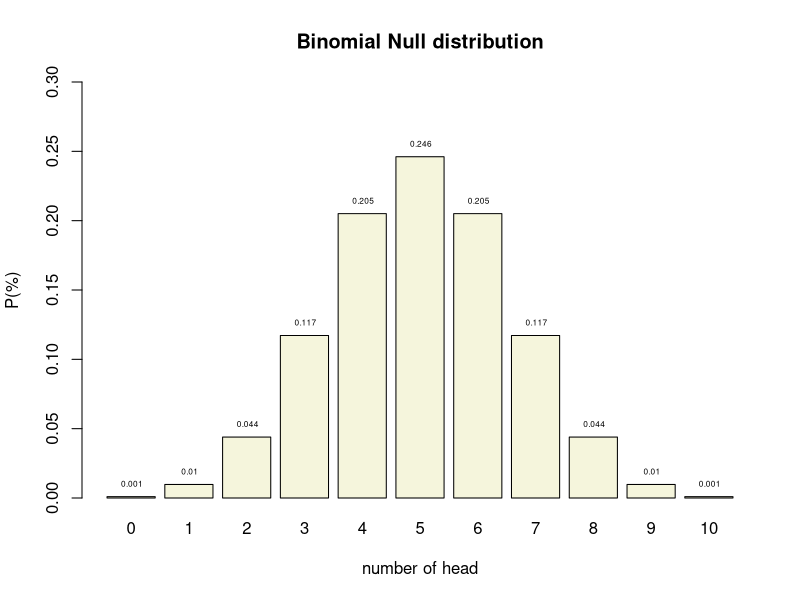
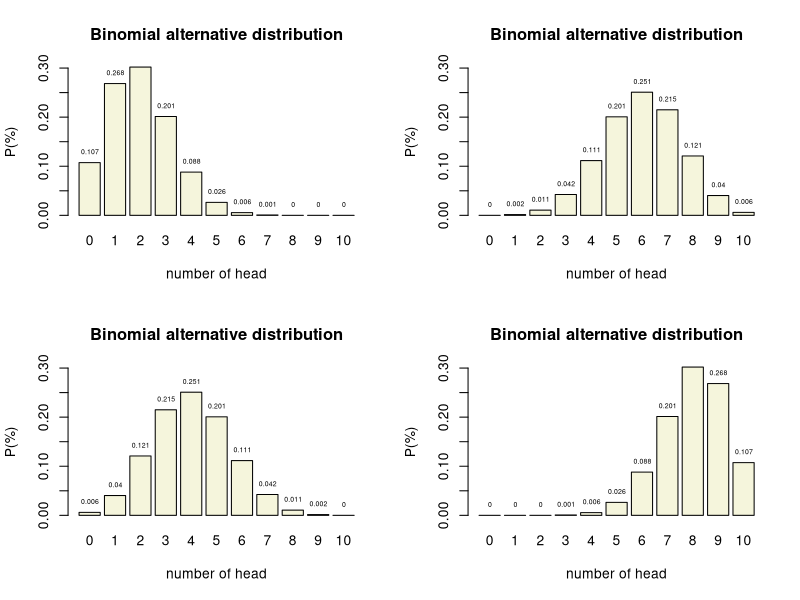
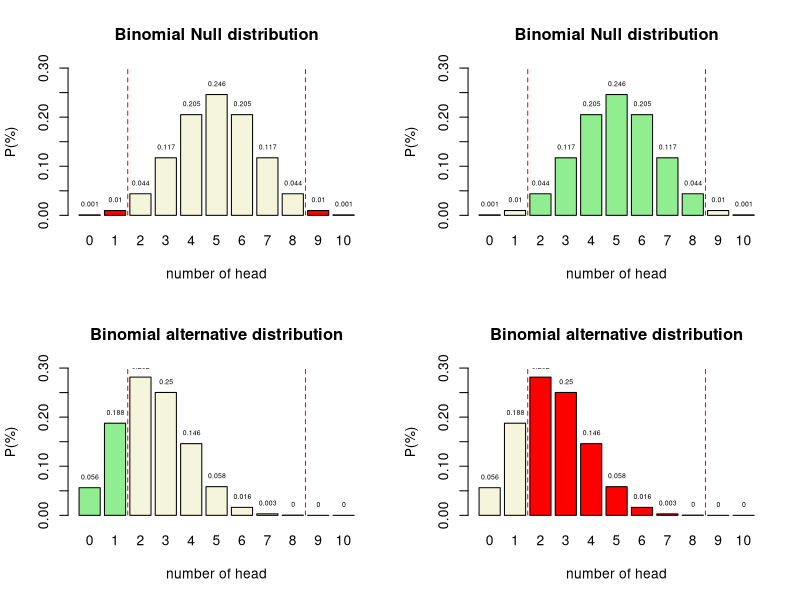
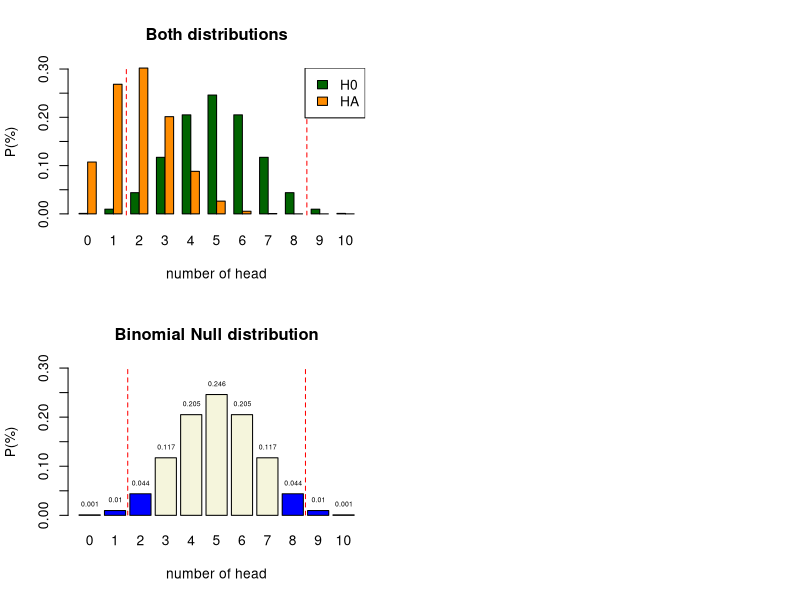
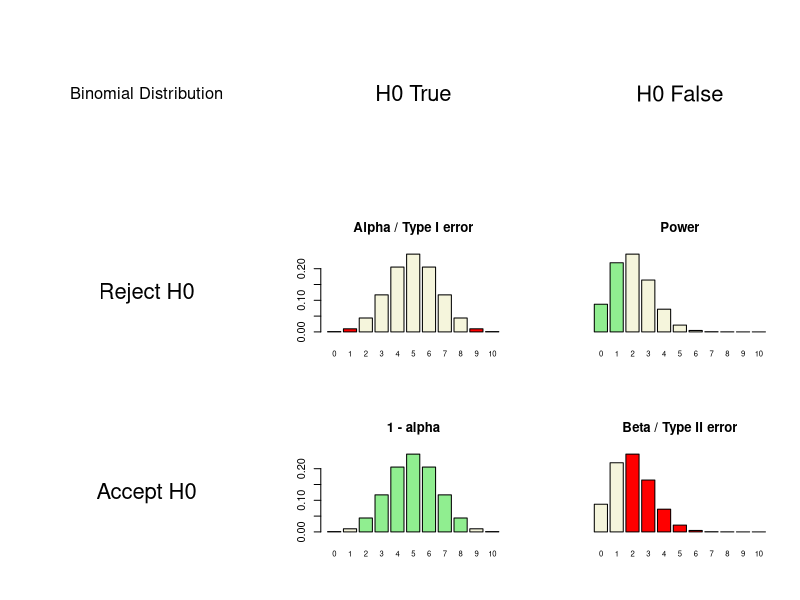

These charts were generated, in order, by the following R code:
## ---- chunk 1
#| output-location: slide

n = 10   # Sample size
k = 0:n  # Discrete probability space
p = .5   # Probability of head

munt = 0:1

permutations = factorial(n) / ( factorial(k) * factorial(n-k) )
# permutations

p_k  = p^k * (1-p)^(n-k)  # Probability of single event
p_kp = p_k * permutations # Probability of event times 
                          # the occurrence of that event

title = "Binomial Null distribution"

# col=c(rep("red",2),rep("beige",7),rep("red",2))

barplot( p_kp, 
         main=title, 
         names.arg=0:n, 
         xlab="number of head", 
         ylab="P(%)", 
         col='beige',
         ylim=c(0,.3) )

# abline(v = c(2.5,10.9), lty=2, col='red')

text(.6:10.6*1.2,p_kp,round(p_kp,3),pos=3,cex=.5)
## ---- chunk 2

# n = 10   # Sample size
# k = 0:10 # Discrete probability space
prob = c(.2, .4, .6, .8)  # Probability of head

layout(matrix(1:4, 2,2)) 

for(p in prob) {
permutations = factorial(n) / ( factorial(k) * factorial(n-k) )

p_k2  = p^k  * (1-p)^(n-k)  # Probability of single event
p_kp2 = p_k2 * permutations # Probability of event times 
                            # the occurrence of that event

title = "Binomial alternative distribution"

col=c(rep("red",2),rep("beige",7),rep("red",2))

barplot( p_kp2, 
         main=title, 
         names.arg=0:10, 
         xlab="number of head", 
         ylab="P(%)", 
         beside=TRUE,
         col="beige",
         ylim=c(0,.3) 
         )

# abline(v = c(2.5,10.9), lty=2, col='red')

text(.6:10.6*1.2,p_kp2,round(p_kp2,3),pos=3,cex=.5)
}
## ---- chunk 3

## ---- chunk 4

## ---- chunk 5

n = 10   # Sample size
k = 0:10 # Discrete probability space
p = .5   # Probability of head

p_k  = p^k * (1-p)^(n-k)  # Probability of single event
p_kp = p_k * permutations # Probability of event times 
                          # the occurrence of that event
# sample = 90
# freq_munt = round(p_kp*sample)
# cbind(k,permutations,p_k,p_kp,freq_munt)

title = "Binomial Null distribution"

col=c(rep("red",2),rep("beige",7),rep("red",2))

barplot( p_kp, 
         main=title, 
         names.arg=0:10, 
         xlab="number of head", 
         ylab="P(%)", 
         col=col,
         ylim=c(0,.3) )

abline(v = c(2.5,10.9), lty=2, col='red')

text(.6:10.6*1.2,p_kp,round(p_kp,3),pos=3,cex=.5)
## ---- chunk 6

## ---- chunk 7

n = 10   # Sample size
k = 0:10 # Discrete probability space
p = .25   # Probability of head

p_k  = p^k * (1-p)^(n-k)  # Probability of single event
p_kp = p_k * permutations # Probability of event times 
                          # the occurrence of that event
# sample = 90
# freq_munt = round(p_kp*sample)
# cbind(k,permutations,p_k,p_kp,freq_munt)

title = "Binomial alternative distribution"

col=c(rep("#90EE90",2),rep("beige",7),rep("#90EE90",2))

barplot( p_kp, 
         main=title, 
         names.arg=0:10, 
         xlab="number of head", 
         ylab="P(%)", 
         col=col,
         ylim=c(0,.3) )

abline(v = c(2.5,10.9), lty=2, col='red')

text(.6:10.6*1.2,p_kp,round(p_kp,3),pos=3,cex=.5)
## ---- chunk 8

## ---- chunk 9

n = 10   # Sample size
k = 0:10 # Discrete probability space
p = .5   # Probability of head

p_k  = p^k * (1-p)^(n-k)  # Probability of single event
p_kp = p_k * permutations # Probability of event times 
                          # the occurrence of that event
# sample = 90
# freq_munt = round(p_kp*sample)
# cbind(k,permutations,p_k,p_kp,freq_munt)

title = "Binomial Null distribution"

col=c(rep("beige",2),rep("#90EE90",7),rep("beige",2))

barplot( p_kp, 
         main=title, 
         names.arg=0:10, 
         xlab="number of head", 
         ylab="P(%)", 
         col=col,
         ylim=c(0,.3) )

abline(v = c(2.5,10.9), lty=2, col='red')

text(.6:10.6*1.2,p_kp,round(p_kp,3),pos=3,cex=.5)
## ---- chunk 10

## ---- chunk 11

n = 10   # Sample size
k = 0:10 # Discrete probability space
p = .25   # Probability of head

p_k  = p^k * (1-p)^(n-k)  # Probability of single event
p_kp = p_k * permutations # Probability of event times 
                          # the occurrence of that event
# sample = 90
# freq_munt = round(p_kp*sample)
# cbind(k,permutations,p_k,p_kp,freq_munt)

title = "Binomial alternative distribution"

col=c(rep("beige",2),rep("red",7),rep("beige",2))

barplot( p_kp, 
         main=title, 
         names.arg=0:10, 
         xlab="number of head", 
         ylab="P(%)", 
         col=col,
         ylim=c(0,.3) )

abline(v = c(2.5,10.9), lty=2, col='red')

text(.6:10.6*1.2,p_kp,round(p_kp,3),pos=3,cex=.5)
## ---- chunk 12

title = "Both distributions"

colh0 = 'darkgreen'
colha = 'darkorange'

barplot( rbind(dbinom(0:10, 10, .5),
               dbinom(0:10, 10, .2)), 
         main=title, 
         names.arg=0:10, 
         xlab="number of head", 
         ylab="P(%)", 
         col = rbind(colh0,colha),
         beside=TRUE
         #legend.text = c("H0", "HA")
         )

abline(v = c(6.5,27.5), lty=2, col='red')

legend("topright", legend=c("H0","HA"), fill=c(colh0, colha))

## ---- chunk 13

n = 10   # Sample size
k = 0:10 # Discrete probability space
p = .5   # Probability of head

p_k  = p^k * (1-p)^(n-k)  # Probability of single event
p_kp = p_k * permutations # Probability of event times 
                          # the occurrence of that event
# sample = 90
# freq_munt = round(p_kp*sample)
# cbind(k,permutations,p_k,p_kp,freq_munt)

title = "Binomial Null distribution"

col=c(rep("blue",3),rep("beige",5),rep("blue",2))

barplot( p_kp, 
         main=title, 
         names.arg=0:10, 
         xlab="number of head", 
         ylab="P(%)", 
         col=col,
         ylim=c(0,.3) )

abline(v = c(2.5,10.9), lty=2, col='red')

text(.6:10.6*1.2,p_kp,round(p_kp,3),pos=3,cex=.5)
## ---- chunk 14
#| output-location: slide

N     = 10  # Sample size
H0    = .5  # Probability of head under H0 50/50
HA    = .2  # Aternative expected value
alpha = .05 # Selected type I error

# Color areas red for selected alpha
area <- dbinom(0:N, N, H0) < alpha/2

# barplot(dbinom(0:N,N, HA)) -> x.values

# x.values
# lb <- x.values[c(qbinom(alpha/2, N+1, H0), qbinom(alpha/2, N+1, H0)+1 )]
# ub <- x.values[c(qbinom(1-(alpha/2), N+1, H0), qbinom(1-(alpha/2), N+1, H0)+1 )]
# 
# mlb <- mean(lb)
# mub <- mean(ub)

col_alpha = rep("beige", N+1)
col_alpha[area] = "red"

col_power = rep("beige", N+1)
col_power[area] = "#90EE90"

col_one_nin_alpha = rep("#90EE90", N+1)
col_one_nin_alpha[area] = "beige"

col_beta = rep("red", N+1)
col_beta[area] = "beige"

# Delete # to not color the plots
# col = col2  = "beige"

layout(matrix(1:9,3,3, byrow=T))

plot.new()
text(0.5,0.5,"Binomial Distribution",cex=1.5)
# text(0.5,0.1,paste("N:",N),cex=1.5)

plot.new()
text(0.5,0.5,"H0 True",cex=2)

plot.new()
text(0.5,0.5,"H0 False",cex=2)

plot.new()
text(0.5,0.5,"Reject H0",cex=2)

barplot(dbinom(0:N,N, H0), 
        col  = col_alpha, 
        # yaxt = 'n', 
        main = 'Alpha / Type I error', 
        names.arg = 0:N, 
        cex.names = 0.7)


# abline(v = mlb, col="red", lwd=3, lty=2)
# abline(v = mub, col="red", lwd=3, lty=2)

barplot(dbinom(0:N,N, HA), 
        col  = col_power, 
        yaxt = 'n', 
        main = 'Power', 
        names.arg = 0:N, 
        cex.names = 0.7)

plot.new()
text(0.5,0.5,"Accept H0",cex=2)

barplot(dbinom(0:N,N, H0), 
        col  = col_one_nin_alpha, 
        # yaxt = 'n', 
        main = '1 - alpha', 
        names.arg = 0:N, 
        cex.names = 0.7)

barplot(dbinom(0:N,N, HA), 
        col  = col_beta, 
        yaxt = 'n', 
        main = 'Beta / Type II error', 
        names.arg = 0:N, 
        cex.names = 0.7)
